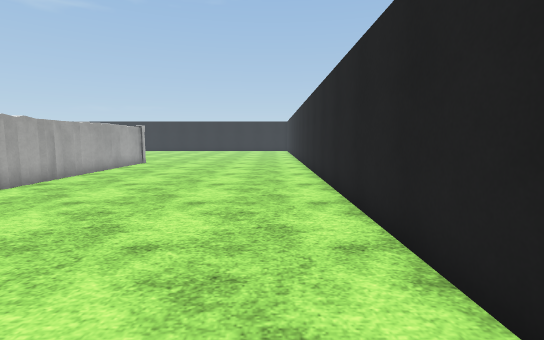
[1] (above)

20 first-person views from a walk through a Unity game level. The camera is 1.3 m above the floor, tilts 6° down and sees 85° across. The floor is counted in squares, 1 m on a side. Each view is taken from the middle of a square. On the plan, view 1 faces up. The plan holds only what a view shows up to about 14 squares ahead; the rest is blank. The place goes on beyond the plan. The terrain is drawn as flat ground. The player is left out. Door leaves are left out, so doorways stand open. Surface patterns are stand-ins for the level's own textures.

[2]
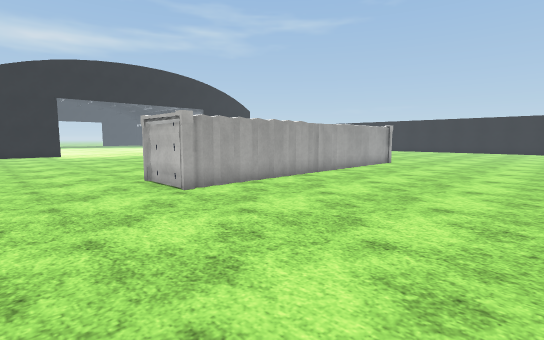

[3]
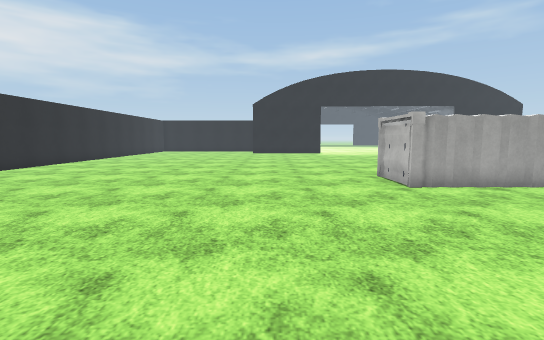

[4]
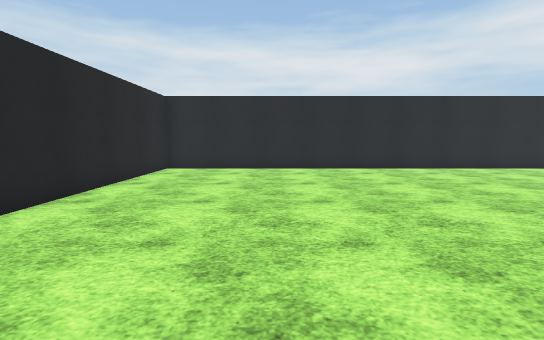

[5]
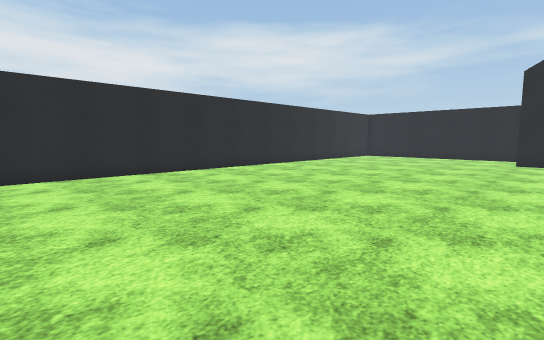

[6]
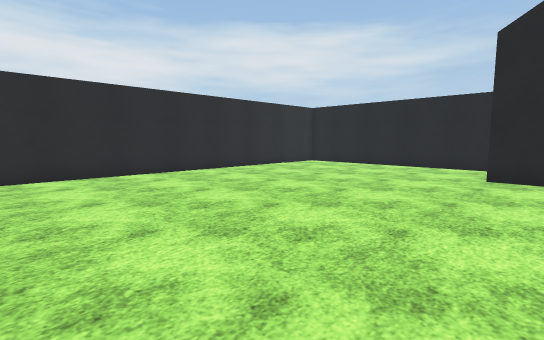

[7]
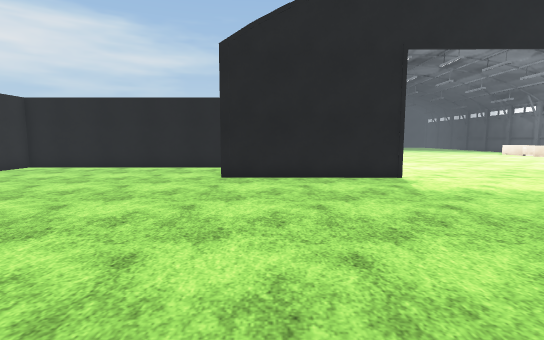

[8]
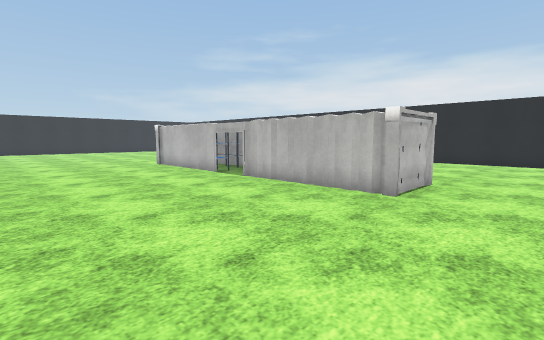

[9]
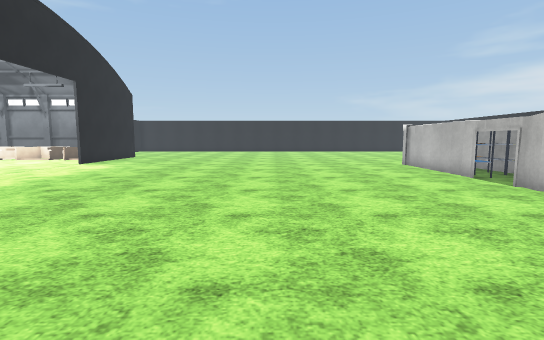

[10]
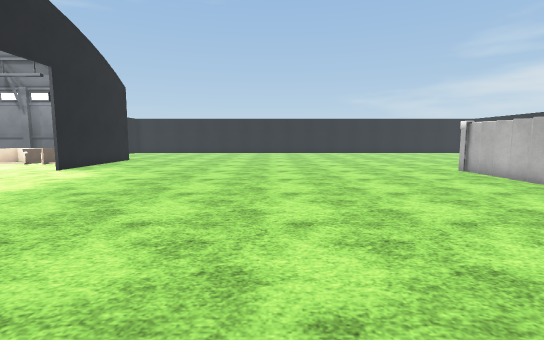

[11]
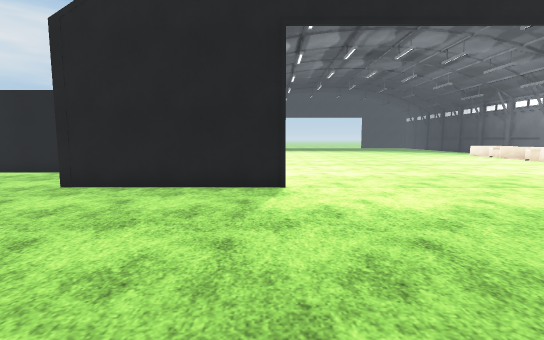

[12]
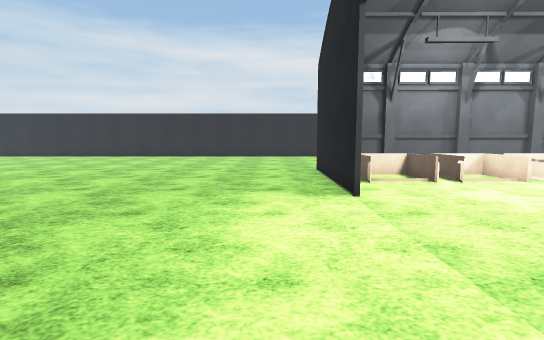

[13]
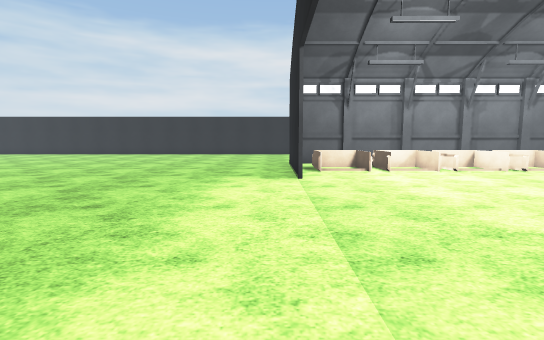

[14]
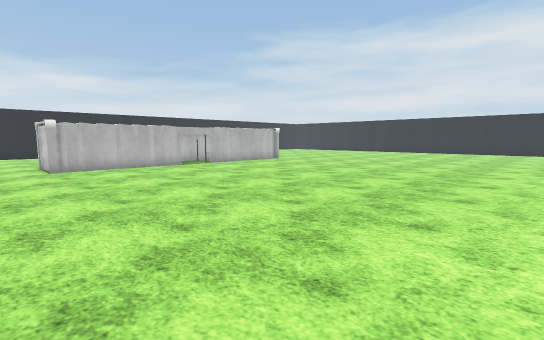

[15]
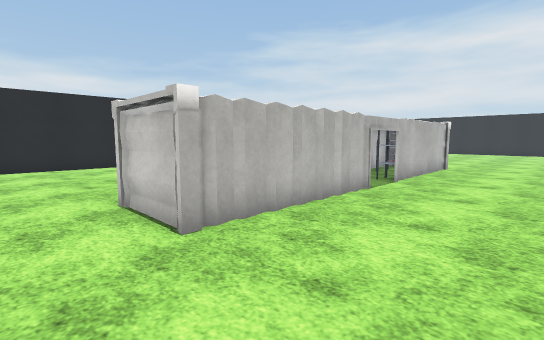

[16]
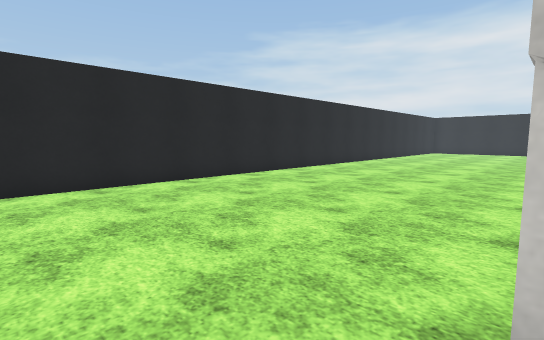

[17]
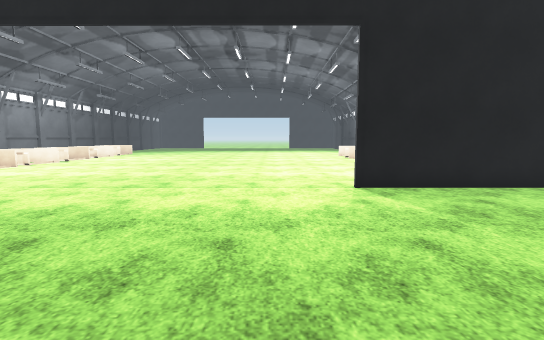

[18]
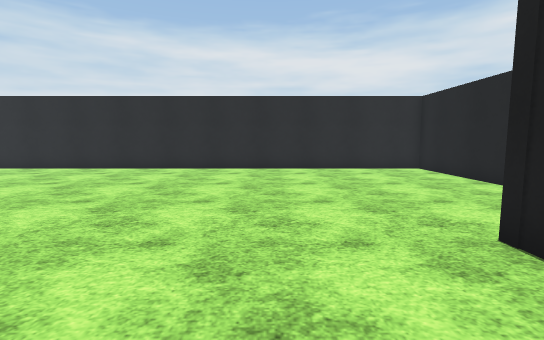

[19]
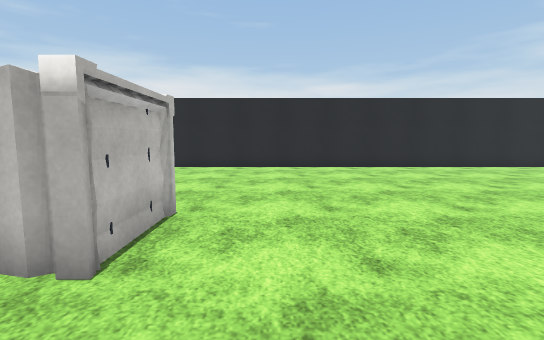

[20]
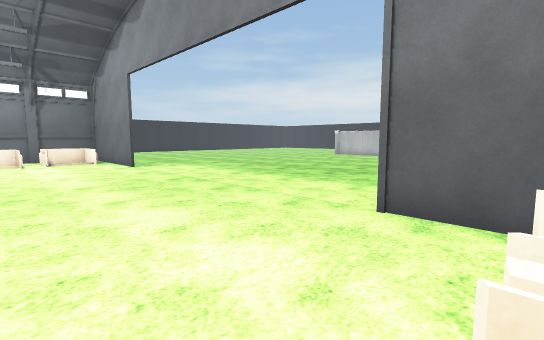

### Floor plan
Points are (right, up) in squares from view 1. A wall is a line through its corners. A room is listed if a view was taken in it or the views show most of it. See-through windows are left out.
Room 1 (views 1, 2, 3, 4, 5, 6, 7, 8, 9, 10, 11, 12, 13, 14, 15, 16, 17, 18, 19, 20)
walls: (-9.3, 4.3) (-9.1, 5.4); (-9.3, 5.5) (-9.1, 6.7); (-9.3, 8.3) (-9.2, 9); (-9.3, 8.9) (-9.3, 10.9); (-7.1, 3.8) (-9.4, 3.8) (-9.4, 4.2); (-6.9, 4.2) (-6.9, 3.6); (-7.1, 6.2) (-6.8, 4.2); (-7.1, 7.6) (-6.9, 6.2); (-9.2, 10.8) (-9.3, 11.4); (-7.1, 9) (-6.9, 7.6); (-7, 10) (-6.8, 9); (-9.2, 12.3) (-9.3, 12.9); (-9.1, 12.9) (-9.5, 15); (-6.8, 11.4) (-7.1, 9.8); (-25.9, 2.1) (-25.9, 4.4) (-25.9, -1.7); (-6.9, 12.1) (-7, 11.5); (-6.7, 12.8) (-6.8, 12.2); (-9.2, 15) (-9.3, 15.5) (-9.3, 16) (-7.1, 16); (-6.8, 14.1) (-7, 12.9); (-28.7, -1.6) (-27.7, -1.6); (-29.2, -1.4) (-28.6, -1.4); (-29.5, -2.2) (-29.5, -11) (1.6, -11) (1.6, 17.8); (-31.8, -1.6) (-29.2, -1.6); (-32.2, -1.4) (-31.7, -1.4); (-25.9, 18.5) (-25.9, 16.1) (-25.9, 16.9)
ways out: open door at (-9.3, 9.7)
objects: other object (-32, 0) to (-32, 2); other object (-31, 0) to (-30, 2); other object (-29, 0) to (-27, 2); other object (-9, 12)

Where each view was taken, in squares from view 1:
view 1: 0 up, 0 right, facing up
view 2: 0 up, 0 right, facing up-left
view 3: 0 up, 1 right, facing left
view 4: 2 up, 3 left, facing down
view 5: 0 up, 8 left, facing down-left
view 6: 0 up, 15 left, facing down-left
view 7: 0 up, 16 left, facing left
view 8: 1 up, 16 left, facing up-right
view 9: 1 up, 16 left, facing up
view 10: 4 up, 17 left, facing up
view 11: 4 up, 18 left, facing left
view 12: 11 up, 24 left, facing down
view 13: 14 up, 25 left, facing down
view 14: 18 up, 23 left, facing down-right
view 15: 18 up, 13 left, facing down-right
view 16: 18 up, 7 left, facing down-right
view 17: 14 up, 18 left, facing left
view 18: 2 up, 23 left, facing down
view 19: 2 up, 12 left, facing right
view 20: 2 up, 31 left, facing up-right
